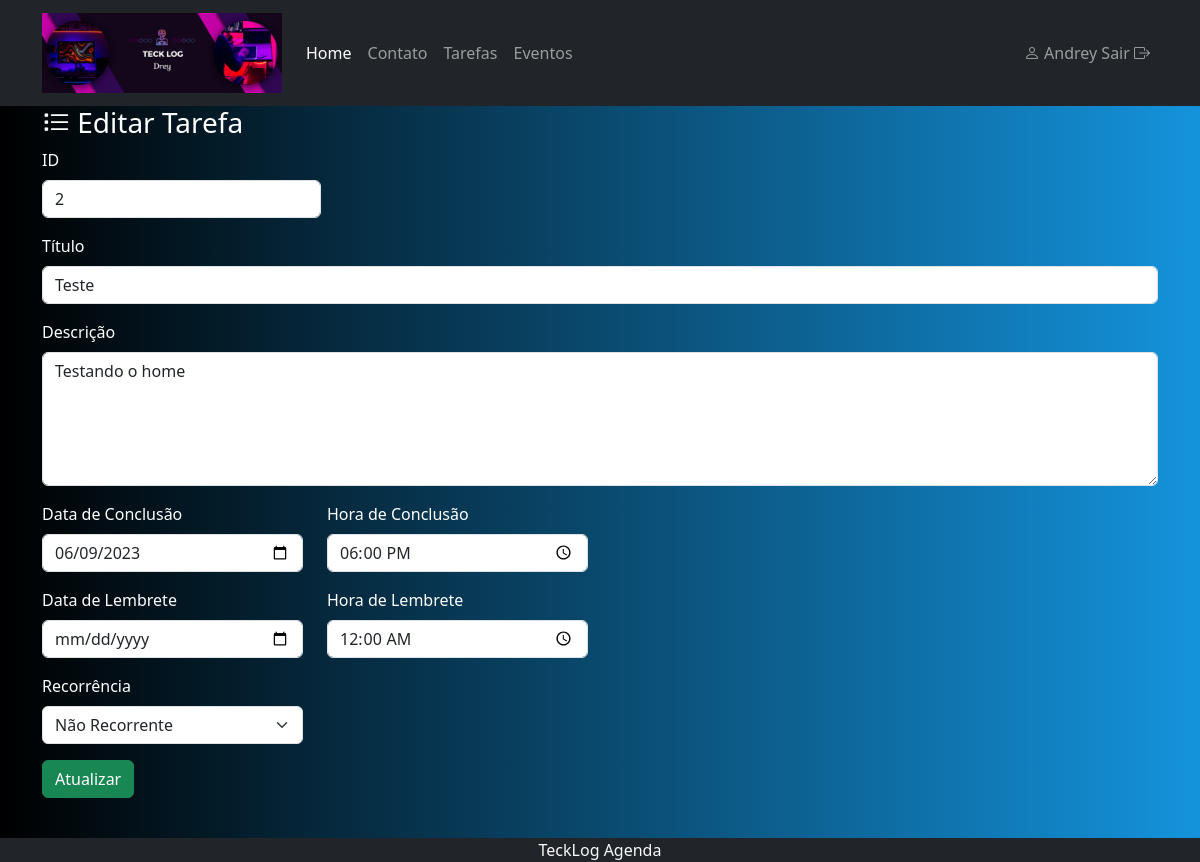
Page /index.php?menuop=editar-tarefa&idTarefa=2 (signed in) on the committed database.
### tables this page shows
CREATE TABLE `tbtarefas` (
  `idTarefa` int(11) NOT NULL,
  `tituloTarefa` varchar(200) NOT NULL,
  `descricaoTarefa` text NOT NULL,
  `dataConclusaoTarefa` date NOT NULL,
  `horaConclusaoTarefa` time NOT NULL,
  `dataLembreteTarefa` date NOT NULL,
  `horaLembreteTarefa` time NOT NULL,
  `recorrenciaTarefa` int(11) NOT NULL,
  `statusTarefa` tinyint(1) NOT NULL
);

### paginas/tarefas/editar-tarefa.php (the view, shortened to what this page needs)
<?php
$idTarefa = $_GET["idTarefa"];
$sql = "SELECT * FROM tbtarefas WHERE idTarefa = '$idTarefa'";
$rs = mysqli_query($conexao, $sql) or die("Erro ao recuperar os dados do registro" . mysqli_error($conexao));
$dados = mysqli_fetch_assoc($rs);
?>
<header>
    <h3>
        <i class="bi bi-list-task"></i> Editar Tarefa
    </h3>
</header>
<div>
    <form class="needs-validation" action="index.php?menuop=atualizar-tarefa" method="post" novalidate>
        <div class="mb-3 col-3">
            <label for="idTarefa" class="form-label">ID</label>
            <input class="form-control" type="text" name="idTarefa" id="idTarefa" value="<?=$dados["idTarefa"]?>" readonly>
        </div>
        <div class="mb-3">
            <label for="tituloTarefa" class="form-label">Título</label>
            <input class="form-control" type="text" name="tituloTarefa" id="tituloTarefa" value="<?=$dados["tituloTarefa"]?>" required>
        </div>
        <div class="mb-3">
            <label for="descricaoTarefa" class="form-label">Descrição</label>
            <textarea name="descricaoTarefa" id="descricaoTarefa" cols="30" rows="5" class="form-control" required><?=$dados["descricaoTarefa"]?></textarea>
        </div>
        <div class="row">
            <div class="mb-3 col-3">
                <label for="dataConclusaoTarefa" class="form-label">Data de Conclusão</label>
                <input class="form-control" type="date" name="dataConclusaoTarefa" id="dataConclusaoTarefa" value="<?=$dados["dataConclusaoTarefa"]?>" required>
            </div>
            <div class="mb-3 col-3">
                <label for="horaConclusaoTarefa" class="form-label">Hora de Conclusão</label>
                <input class="form-control" type="time" name="horaConclusaoTarefa" id="horaConclusaoTarefa" value="<?=$dados["horaConclusaoTarefa"]?>" required>
            </div>
        </div>
        <div class="row">
            <div class="mb-3 col-3">
                <label for="dataLembreteTarefa" class="form-label">Data de Lembrete</label>
                <input class="form-control" type="date" name="dataLembreteTarefa" id="dataLembreteTarefa" value="<?=$dados["dataLembreteTarefa"]?>" >
            </div>
            <div class="mb-3 col-3">
                <label for="horaLembreteTarefa" class="form-label">Hora de Lembrete</label>
                <input class="form-control" type="time" name="horaLembreteTarefa" id="horaLembreteTarefa" value="<?=$dados["horaLembreteTarefa"]?>">
            </div>
        </div>
        <div class="row">
            <div class="mb-3 col-3">
                <label for="recorrenciaTarefa" class="form-label">Recorrência</label>
                <select name="recorrenciaTarefa" id="recorrenciaTarefa" class="form-select">
                    <option value="0" <?php echo ($dados["recorrenciaTarefa"] == 0 )? "selected":""?>>Não Recorrente</option>
                </select>
            </div>
        </div>
        <div class="mb-3">
            <input class="btn btn-success" type="submit" value="Atualizar" name="btnAtualizar">
        </div>
    </form>
</div>

### css/estilo-padrao.css (style rules this page uses)
body { background: linear-gradient(to right, rgb(0, 0, 0), rgb(20, 147, 220)); color: white; }

### rows in the picture
tbtarefas: idTarefa "2", tituloTarefa "Teste", descricaoTarefa "Testando o home", dataConclusaoTarefa "06/09/2023", horaConclusaoTarefa "18:00:00", horaLembreteTarefa "00:00:00", recorrenciaTarefa "Não Recorrente"

### other values in the picture
$nomeUser "Andrey"
